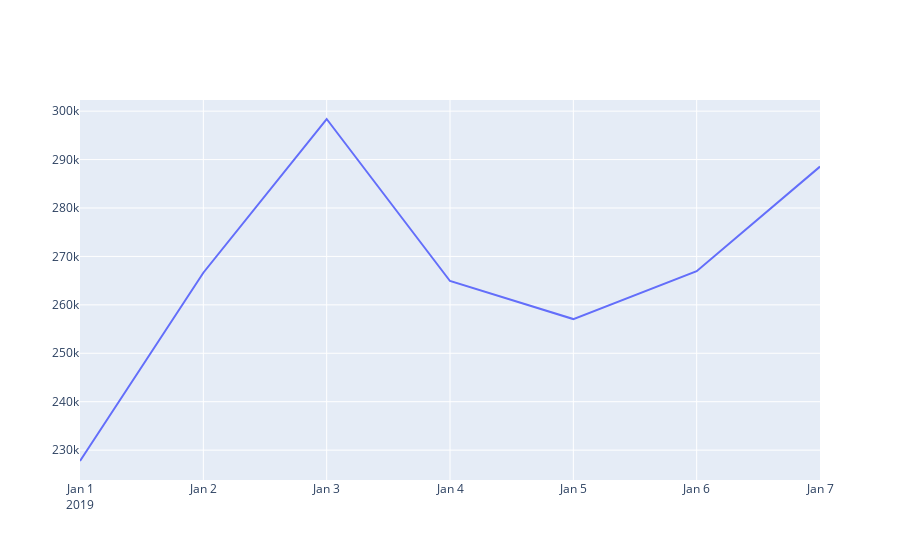

Source (notebook cell):
### Code cell
_transformers = [dn()]
_visualizations = [lc(chart_title='test', y_axis_columns=['AdrActCnt'])]
_df = cm().get_coinmetrics_network_data(api_key='KKzV6V2DTY87v3m1dGZu', asset='eth', metrics='AdrActCnt,TxCnt', start='2019-01-01', end='2019-01-07')

test_report = gr(report_title='test report', transformers=_transformers, visualizations=_visualizations, df=_df)
test_report.run_report()

### Figure 1 — Plotly figure (JSON) as saved in the notebook; plotly's stock layout.template omitted (floating-point values rounded to 4 significant figures)
{"data": [{"mode": "lines", "name": "lines", "type": "scatter", "x": ["2019-01-01", "2019-01-02", "2019-01-03", "2019-01-04", "2019-01-05", "2019-01-06", "2019-01-07"], "y": ["227755.0", "266633.0", "298379.0", "264923.0", "257064.0", "266956.0", "288553.0"]}], "layout": {"autosize": true, "xaxis": {"autorange": true, "range": ["2019-01-01", "2019-01-07"], "type": "date"}, "yaxis": {"autorange": true, "range": [223800.0, 302300.0], "type": "linear"}}}
